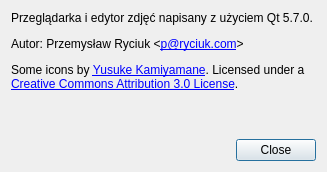
<?xml version="1.0" encoding="UTF-8"?>
<ui version="4.0">
 <class>AboutDialog</class>
 <widget class="QDialog" name="AboutDialog">
  <property name="geometry">
   <rect>
    <x>0</x>
    <y>0</y>
    <width>327</width>
    <height>172</height>
   </rect>
  </property>
  <property name="windowTitle">
   <string>Informacje</string>
  </property>
  <property name="modal">
   <bool>true</bool>
  </property>
  <layout class="QVBoxLayout" name="verticalLayout">
   <item>
    <widget class="QLabel" name="label">
     <property name="text">
      <string>&lt;html&gt;&lt;head/&gt;&lt;body&gt;&lt;p&gt;Przeglądarka i edytor zdjęć napisany z użyciem Qt 5.7.0.&lt;/p&gt;&lt;p&gt;Autor: Przemysław Ryciuk &amp;lt;&lt;a href=&quot;mailto:p@ryciuk.com&quot;&gt;&lt;span style=&quot; text-decoration: underline; color:#0000ff;&quot;&gt;p@ryciuk.com&lt;/span&gt;&lt;/a&gt;&amp;gt;&lt;/p&gt;&lt;p&gt;Some icons by &lt;a href=&quot;http://p.yusukekamiyamane.com/&quot;&gt;&lt;span style=&quot; text-decoration: underline; color:#0000ff;&quot;&gt;Yusuke Kamiyamane&lt;/span&gt;&lt;/a&gt;. Licensed under a &lt;a href=&quot;http://creativecommons.org/licenses/by/3.0/&quot;&gt;&lt;span style=&quot; text-decoration: underline; color:#0000ff;&quot;&gt;Creative Commons Attribution 3.0 License&lt;/span&gt;&lt;/a&gt;.&lt;/p&gt;&lt;/body&gt;&lt;/html&gt;</string>
     </property>
     <property name="alignment">
      <set>Qt::AlignLeading|Qt::AlignLeft|Qt::AlignTop</set>
     </property>
     <property name="wordWrap">
      <bool>true</bool>
     </property>
    </widget>
   </item>
   <item>
    <widget class="QDialogButtonBox" name="buttonBox">
     <property name="orientation">
      <enum>Qt::Horizontal</enum>
     </property>
     <property name="standardButtons">
      <set>QDialogButtonBox::Close</set>
     </property>
    </widget>
   </item>
  </layout>
 </widget>
 <resources/>
 <connections>
  <connection>
   <sender>buttonBox</sender>
   <signal>accepted()</signal>
   <receiver>AboutDialog</receiver>
   <slot>accept()</slot>
   <hints>
    <hint type="sourcelabel">
     <x>248</x>
     <y>254</y>
    </hint>
    <hint type="destinationlabel">
     <x>157</x>
     <y>274</y>
    </hint>
   </hints>
  </connection>
  <connection>
   <sender>buttonBox</sender>
   <signal>rejected()</signal>
   <receiver>AboutDialog</receiver>
   <slot>reject()</slot>
   <hints>
    <hint type="sourcelabel">
     <x>316</x>
     <y>260</y>
    </hint>
    <hint type="destinationlabel">
     <x>286</x>
     <y>274</y>
    </hint>
   </hints>
  </connection>
 </connections>
</ui>
